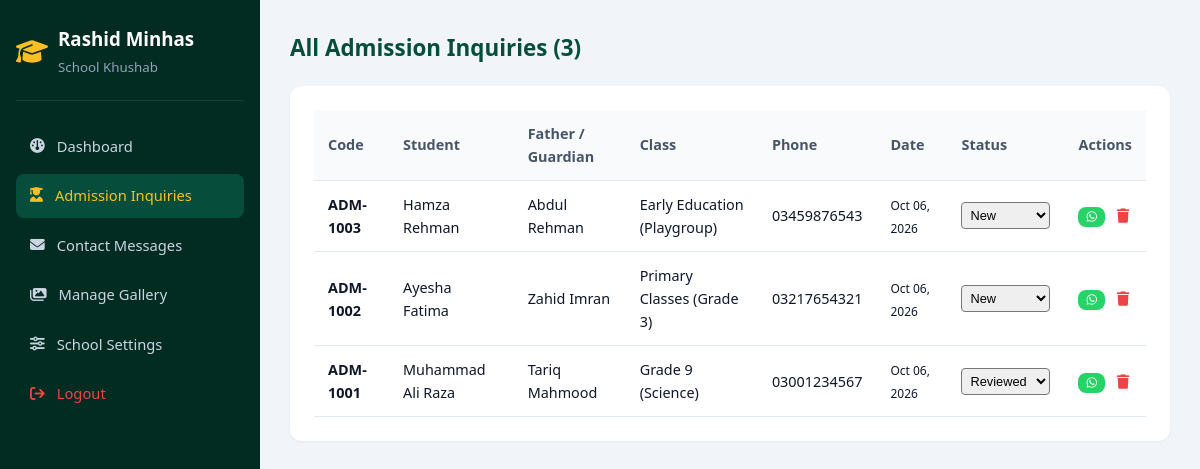
Screenshot of /admin/admissions.php (signed in) with the database file from the repository.
### tables this page shows
CREATE TABLE `admissions` (
  `id` INT AUTO_INCREMENT PRIMARY KEY,
  `inquiry_code` VARCHAR(20) NOT NULL UNIQUE,
  `student_name` VARCHAR(100) NOT NULL,
  `father_name` VARCHAR(100) NOT NULL,
  `class_applying` VARCHAR(50) NOT NULL,
  `phone` VARCHAR(30) NOT NULL,
  `email` VARCHAR(100) NULL,
  `message` TEXT NULL,
  `status` ENUM('new', 'reviewed', 'contacted') DEFAULT 'new',
  `notes` TEXT NULL,
  `created_at` TIMESTAMP DEFAULT CURRENT_TIMESTAMP
);

### admin/admissions.php (the view, shortened to what this page needs)
<?php
$pdo = getDBConnection();
$inquiries = $pdo->query("SELECT * FROM admissions ORDER BY id DESC")->fetchAll();
?>
<!DOCTYPE html>
<html lang="en">
<head>
    <link rel="stylesheet" href="../assets/css/style.css">
    <link rel="stylesheet" href="https://cdnjs.cloudflare.com/ajax/libs/font-awesome/6.5.1/css/all.min.css">
</head>
<body>
<div class="admin-layout">
    <aside class="admin-sidebar">
        <div class="admin-brand">
            <i class="fa-solid fa-graduation-cap" style="font-size:1.6rem; color:#fbbf24;"></i>
            <div><h3>Rashid Minhas</h3><small style="color:#94a3b8;">School Khushab</small></div>
        </div>
        <ul class="admin-nav">
            <li><a href="dashboard.php"><i class="fa-solid fa-gauge"></i> Dashboard</a></li>
            <li><a href="admissions.php" class="active"><i class="fa-solid fa-user-graduate"></i> Admission Inquiries</a></li>
            <li><a href="messages.php"><i class="fa-solid fa-envelope"></i> Contact Messages</a></li>
            <li><a href="gallery.php"><i class="fa-solid fa-images"></i> Manage Gallery</a></li>
            <li><a href="settings.php"><i class="fa-solid fa-sliders"></i> School Settings</a></li>
            <li><a href="logout.php" style="color:#ef4444;"><i class="fa-solid fa-arrow-right-from-bracket"></i> Logout</a></li>
        </ul>
    </aside>
    <main class="admin-main">
        <h2 style="font-size:1.4rem; font-weight:800; color:#064e3b; margin-bottom:20px;">All Admission Inquiries (<?= count($inquiries) ?>)</h2>
        <div class="data-card">
            <table>
                <thead>
                    <tr>
                        <th>Code</th>
                        <th>Student</th>
                        <th>Father / Guardian</th>
                        <th>Class</th>
                        <th>Phone</th>
                        <th>Date</th>
                        <th>Status</th>
                        <th>Actions</th>
                    </tr>
                </thead>
                <tbody>
                    <?php foreach ($inquiries as $inq): ?>
                        <tr>
                            <td><strong><?= htmlspecialchars($inq['inquiry_code']) ?></strong></td>
                            <td><?= htmlspecialchars($inq['student_name']) ?></td>
                            <td><?= htmlspecialchars($inq['father_name']) ?></td>
                            <td><?= htmlspecialchars($inq['class_applying']) ?></td>
                            <td><?= htmlspecialchars($inq['phone']) ?></td>
                            <td><small><?= date('M d, Y', strtotime($inq['created_at'])) ?></small></td>
                            <td>
                                <form method="POST" style="display:inline;">
                                    <select name="status" onchange="this.form.submit()" style="padding:4px; font-size:0.8rem; border-radius:4px;">
                                        <option value="new" <?= $inq['status'] === 'new' ? 'selected' : '' ?>>New</option>
                                        <option value="reviewed" <?= $inq['status'] === 'reviewed' ? 'selected' : '' ?>>Reviewed</option>
                                    </select>
                                </form>
                            </td>
                            <td>
                                <a href="https://wa.me/92<?= ltrim(preg_replace('/[^0-9]/', '', $inq['phone']), '0') ?>" target="_blank" class="btn btn-whatsapp" style="padding:4px 8px; font-size:0.75rem;" title="WhatsApp Parent">
                                    <i class="fa-brands fa-whatsapp"></i>
                                </a>
                                <a href="admissions.php?delete=<?= $inq['id'] ?>" onclick="return confirm('Delete this admission inquiry?');" style="color:#ef4444; margin-left:8px;" title="Delete">
                                    <i class="fa-solid fa-trash"></i>
                                </a>
                            </td>
                        </tr>
                    <?php endforeach; ?>
                </tbody>
            </table>
        </div>
    </main>
</div>
</body>
</html>

### assets/css/style.css (style rules this page uses)
:root { --primary: #064e3b; --primary-dark: #022c22; --primary-light: #047857; --accent: #d97706; --accent-hover: #b45309; --accent-light: #fef3c7; --text-main: #0f172a; --text-muted: #475569; --bg-light: #f8fafc; --bg-white: #ffffff; --border-color: #e2e8f0; --radius-sm: 8px; --radius-md: 14px; --radius-lg: 20px; --shadow-sm: 0 2px 4px rgba(0, 0, 0, 0.05); --shadow-md: 0 6px 18px rgba(0, 0, 0, 0.08); --shadow-lg: 0 14px 30px rgba(0, 0, 0, 0.12); --font-sans: 'Plus Jakarta Sans', system-ui, -apple-system, sans-serif; --font-heading: 'Plus Jakarta Sans', sans-serif; }
* { margin: 0; padding: 0; box-sizing: border-box; }
html { scroll-behavior: smooth; font-size: 16px; }
body { font-family: var(--font-sans); color: var(--text-main); background-color: var(--bg-light); line-height: 1.6; overflow-x: hidden; }
a { color: inherit; text-decoration: none; transition: all 0.25s ease; }
ul { list-style: none; }
.btn { display: inline-flex; align-items: center; justify-content: center; gap: 8px; padding: 12px 26px; font-size: 0.95rem; font-weight: 600; border-radius: var(--radius-sm); cursor: pointer; border: none; transition: all 0.25s ease; }
.btn-whatsapp { background-color: #25D366; color: #ffffff; }

### admin/admissions.php (style rules this page uses)
.admin-layout { display: flex; min-height: 100vh; background: #f1f5f9; }
.admin-sidebar { width: 260px; background: #022c22; color: #fff; padding: 24px 16px; }
.admin-brand { display: flex; align-items: center; gap: 10px; padding-bottom: 20px; border-bottom: 1px solid rgba(255,255,255,0.1); margin-bottom: 24px; }
.admin-nav { list-style: none; }
.admin-nav li { margin-bottom: 6px; }
.admin-nav a { display: flex; align-items: center; gap: 12px; padding: 10px 14px; border-radius: 8px; color: #cbd5e1; font-size: 0.92rem; }
.admin-nav a:hover, .admin-nav a.active { background: #064e3b; color: #fbbf24; }
.admin-main { flex: 1; padding: 30px; overflow-y: auto; }
.data-card { background: #fff; border-radius: 12px; padding: 24px; box-shadow: 0 1px 3px rgba(0,0,0,0.05); }
table { width: 100%; border-collapse: collapse; font-size: 0.9rem; }
th, td { padding: 12px 14px; text-align: left; border-bottom: 1px solid #e2e8f0; }
th { background: #f8fafc; color: #475569; }

### rows the page displays
admissions: inquiry_code "ADM-1003", student_name "Hamza Rehman", father_name "Abdul Rehman", class_applying "Early Education (Playgroup)", phone "03459876543", created_at "Oct 06, 2026", status "New"
admissions: inquiry_code "ADM-1002", student_name "Ayesha Fatima", father_name "Zahid Imran", class_applying "Primary Classes (Grade 3)", phone "03217654321", created_at "Oct 06, 2026", status "New"
admissions: inquiry_code "ADM-1001", student_name "Muhammad Ali Raza", father_name "Tariq Mahmood", class_applying "Grade 9 (Science)", phone "03001234567", created_at "Oct 06, 2026", status "Reviewed"

### other values shown
count($inquiries) "3"
